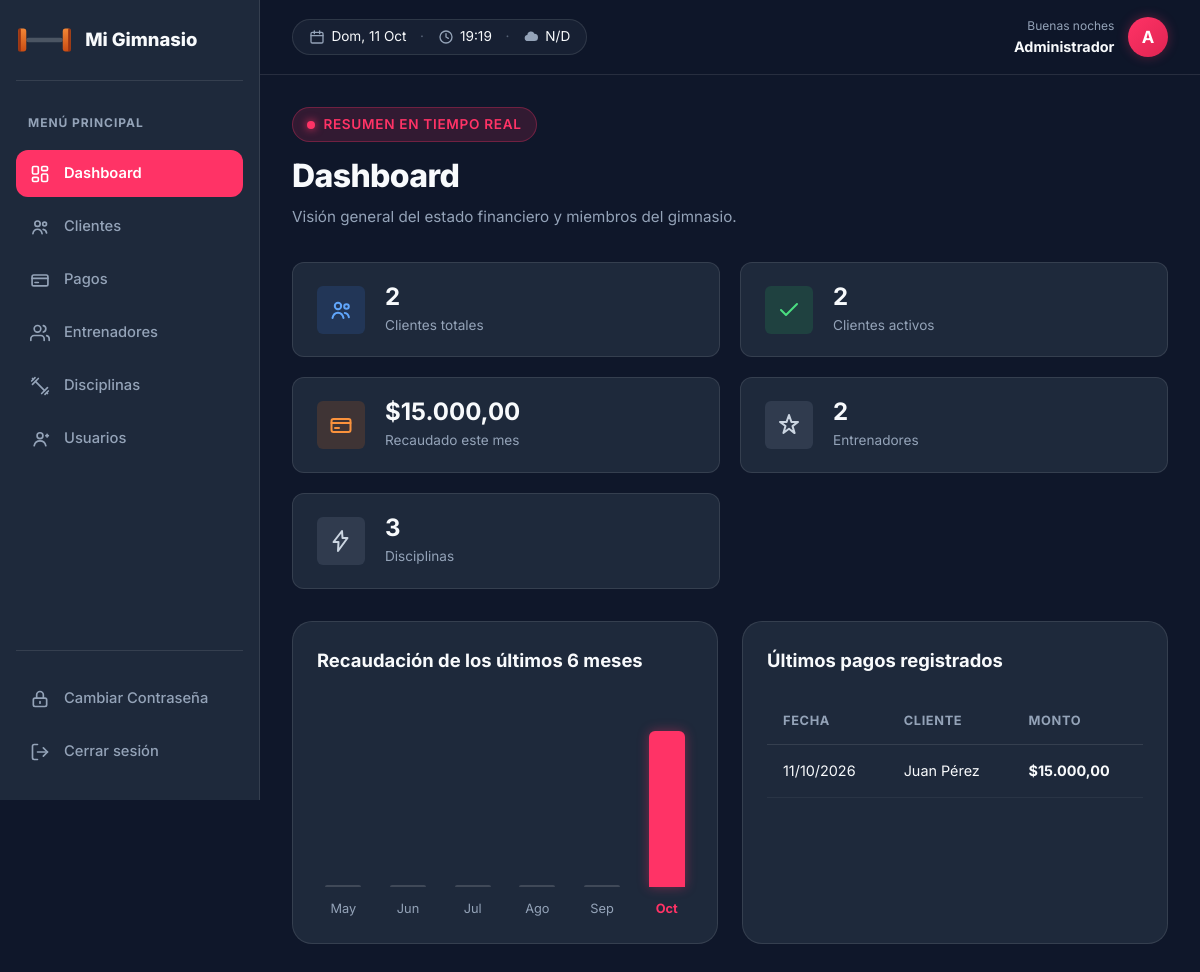
The app's page /panel/dashboard.php (signed in) with its own data.
### tables this page shows
CREATE TABLE historial_de_pagos (
    id_pago INT AUTO_INCREMENT PRIMARY KEY,
    id_cliente INT NOT NULL,
    id_tarifa INT NOT NULL,
    monto DECIMAL(10,2) NOT NULL,
    fecha_pago DATETIME NOT NULL DEFAULT CURRENT_TIMESTAMP,
    CONSTRAINT fk_pago_cliente FOREIGN KEY (id_cliente)
        REFERENCES clientes(id_cliente),
    CONSTRAINT fk_pago_tarifa FOREIGN KEY (id_tarifa)
        REFERENCES tarifas(id_tarifa)
);

CREATE TABLE clientes (
    id_cliente INT AUTO_INCREMENT PRIMARY KEY,
    DNI INT(8) NOT NULL UNIQUE,
    nombre VARCHAR(100) NOT NULL,
    apellido VARCHAR(100) NOT NULL,
    email VARCHAR(100),
    telefono VARCHAR(20),
    id_estado INT NOT NULL,
    CONSTRAINT fk_cliente_estado FOREIGN KEY (id_estado)
        REFERENCES estado_cliente(ID_est_clientes)
);

### panel/dashboard.php (the view, shortened to what this page needs)
<?php
$pdo = conectarDB();
$totalClientes = $pdo->query('SELECT COUNT(*) FROM clientes')->fetchColumn();
$clientesActivos = $pdo->query("
    SELECT COUNT(*) FROM clientes c
    JOIN estado_cliente e ON c.id_estado = e.ID_est_clientes
    WHERE e.Estado = 'Activo'
")->fetchColumn();
$totalEntrenadores = $pdo->query('SELECT COUNT(*) FROM entrenadores')->fetchColumn();
$totalDisciplinas = $pdo->query('SELECT COUNT(*) FROM disciplinas')->fetchColumn();
$recaudadoMes = $pdo->query("
    SELECT COALESCE(SUM(monto), 0) FROM historial_de_pagos
    WHERE MONTH(fecha_pago) = MONTH(CURDATE()) AND YEAR(fecha_pago) = YEAR(CURDATE())
")->fetchColumn();
$ultimosPagos = $pdo->query("
    SELECT hp.fecha_pago, hp.monto, c.nombre, c.apellido, t.nombre AS tarifa
    FROM historial_de_pagos hp
    JOIN clientes c ON hp.id_cliente = c.id_cliente
    JOIN tarifas t ON hp.id_tarifa = t.id_tarifa
    ORDER BY hp.fecha_pago DESC
    LIMIT 4
")->fetchAll();
$mesesAbrev = ['01' => 'Ene', '02' => 'Feb', '03' => 'Mar', '04' => 'Abr', '05' => 'May', '06' => 'Jun',
               '07' => 'Jul', '08' => 'Ago', '09' => 'Sep', '10' => 'Oct', '11' => 'Nov', '12' => 'Dic'];
$recaudacionMensual = [];
for ($i = 5; $i >= 0; $i--) {
    $clave = date('Y-m', strtotime("-$i months"));
    $recaudacionMensual[$clave] = ['etiqueta' => $mesesAbrev[date('m', strtotime("-$i months"))], 'total' => 0.0];
}
$filasRecaudacion = $pdo->query("
    SELECT DATE_FORMAT(fecha_pago, '%Y-%m') AS ym, SUM(monto) AS total
    FROM historial_de_pagos
    WHERE fecha_pago >= DATE_SUB(CURDATE(), INTERVAL 5 MONTH)
    GROUP BY ym
")->fetchAll();
foreach ($filasRecaudacion as $fila) {
    if (isset($recaudacionMensual[$fila['ym']])) {
        $recaudacionMensual[$fila['ym']]['total'] = (float)$fila['total'];
    }
}
$maxRecaudacionMensual = max(1, ...array_column($recaudacionMensual, 'total'));
require __DIR__ . '/includes/layout_inicio.php';
?>
<div class="panel-header">
    <div>
        <div class="eyebrow">
            <span class="punto"></span>
            Resumen en Tiempo Real
        </div>
        <h1 class="titulo-pagina">Dashboard</h1>
        <p class="subt">Visión general del estado financiero y miembros del gimnasio.</p>
    </div>
</div>
<div class="cards-metricas">
    <div class="card-metrica azul">
        <div class="icono-metrica">
            <svg class="icon" viewBox="0 0 24 24"><circle cx="9" cy="8" r="3.2"/><path d="M3.5 20c.7-3.4 3-5.3 5.5-5.3s4.8 1.9 5.5 5.3"/><circle cx="17.5" cy="8.5" r="2.3"/><path d="M15.8 14.9c2 .2 3.6 1.9 4.1 4.3"/></svg>
        </div>
        <div class="info-metrica">
            <div class="valor"><?= (int)$totalClientes ?></div>
            <div class="etiqueta">Clientes totales</div>
        </div>
    </div>
    <div class="card-metrica verde">
        <div class="icono-metrica">
            <svg class="icon" viewBox="0 0 24 24"><path d="M20 6 9 17l-5-5"/></svg>
        </div>
        <div class="info-metrica">
            <div class="valor"><?= (int)$clientesActivos ?></div>
            <div class="etiqueta">Clientes activos</div>
        </div>
    </div>
    <div class="card-metrica naranja">
        <div class="icono-metrica">
            <svg class="icon" viewBox="0 0 24 24"><rect x="2.5" y="6" width="19" height="13" rx="2"/><path d="M2.5 10h19"/><path d="M6 15h4"/></svg>
        </div>
        <div class="info-metrica">
            <div class="valor">$<?= number_format((float)$recaudadoMes, 2, ',', '.') ?></div>
            <div class="etiqueta">Recaudado este mes</div>
        </div>
    </div>
    <div class="card-metrica gris">
        <div class="icono-metrica">
            <svg class="icon" viewBox="0 0 24 24"><path d="M12 2l2.4 6.9H21l-5.5 4.2 2.1 7-5.6-4.3L6.4 20l2.1-7L3 8.9h6.6z"/></svg>
        </div>
        <div class="info-metrica">
            <div class="valor"><?= (int)$totalEntrenadores ?></div>
            <div class="etiqueta">Entrenadores</div>
        </div>
    </div>
    <div class="card-metrica gris">
        <div class="icono-metrica">
            <svg class="icon" viewBox="0 0 24 24"><path d="M13 2 4.5 13h5L9 22l9.5-13h-5z"/></svg>
        </div>
        <div class="info-metrica">
            <div class="valor"><?= (int)$totalDisciplinas ?></div>
            <div class="etiqueta">Disciplinas</div>
        </div>
    </div>
</div>
<div class="fila-dos-columnas">
    <div class="panel-bloque">
        <div class="panel-bloque-cabecera">
            <h2 class="titulo-bloque">Recaudación de los últimos 6 meses</h2>
        </div>
        <div class="grafico-barras">
            <?php $claves = array_keys($recaudacionMensual); $claveActual = end($claves); ?>
            <?php foreach ($recaudacionMensual as $clave => $mes): ?>
                <?php $alturaPct = max(round(($mes['total'] / $maxRecaudacionMensual) * 100), $mes['total'] > 0 ? 4 : 1); ?>
                <?php $esActual = $clave === $claveActual; ?>
                <div class="gb-columna">
                    <div class="gb-barra-wrap">
                        <div class="gb-barra<?= $esActual ? ' gb-actual' : '' ?>" style="height: <?= $alturaPct ?>%"
                             data-valor="$<?= number_format($mes['total'], 0, ',', '.') ?>"></div>
                    </div>
                    <div class="gb-etiqueta<?= $esActual ? ' gb-etiqueta-actual' : '' ?>"><?= htmlspecialchars($mes['etiqueta']) ?></div>
                </div>
            <?php endforeach; ?>
        </div>
    </div>
    <div class="panel-bloque">
        <div class="panel-bloque-cabecera">
            <h2 class="titulo-bloque">Últimos pagos registrados</h2>
        </div>
        <div class="tabla-scroll">
            <table class="tabla">
                <thead>
                    <tr>
                        <th>Fecha</th>
                        <th>Cliente</th>
                        <th>Monto</th>
                    </tr>
                </thead>
                <tbody>
                    <?php if (empty($ultimosPagos)): ?>
                        <tr>
                            <td colspan="3" class="celda-vacia">Todavía no hay pagos registrados.</td>
                        </tr>
                    <?php else: ?>
                        <?php foreach ($ultimosPagos as $p): ?>
                            <tr>
                                <td class="col-fecha"><?= htmlspecialchars(date('d/m/Y', strtotime($p['fecha_pago']))) ?></td>
                                <td class="col-cliente"><?= htmlspecialchars($p['nombre'] . ' ' . $p['apellido']) ?></td>
                                <td class="col-monto">$<?= number_format((float)$p['monto'], 2, ',', '.') ?></td>
                            </tr>
                        <?php endforeach; ?>
                    <?php endif; ?>
                </tbody>
            </table>
        </div>
    </div>
</div>
<?php require __DIR__ . '/includes/layout_fin.php'; ?>

### assets/css/base.css (style rules this page uses)
:root { --color-primary: #ff3366; --color-primary-hover: #e02452; --color-bg-dark: #0f172a; --color-bg-card: #1e293b; --color-bg-light: #f8fafc; --color-text-main: #f8fafc; --color-text-muted: #94a3b8; --color-text-dark: #0f172a; --color-border: rgba(255, 255, 255, 0.1); --color-whatsapp: #25d366; --color-whatsapp-hover: #20ba5a; --font-main: 'Inter', -apple-system, BlinkMacSystemFont, 'Segoe UI', Roboto, sans-serif; --font-display: 'Playfair Display', Georgia, serif; --radius-sm: 6px; --radius-md: 12px; --radius-lg: 20px; --radius-full: 9999px; --shadow-sm: 0 2px 8px rgba(0, 0, 0, 0.15); --shadow-md: 0 8px 24px rgba(0, 0, 0, 0.25); --shadow-glow: 0 0 25px rgba(255, 51, 102, 0.35); --transition-fast: 0.2s ease; --transition-smooth: 0.3s cubic-bezier(0.4, 0, 0.2, 1); }
* { margin: 0; padding: 0; box-sizing: border-box; }
html { scroll-behavior: smooth; }
body { font-family: var(--font-main); background-color: var(--color-bg-dark); color: var(--color-text-main); line-height: 1.6; overflow-x: hidden; }

### assets/css/components.css (style rules this page uses)
.icon { width: 1.25rem; height: 1.25rem; stroke: currentColor; stroke-width: 2; stroke-linecap: round; stroke-linejoin: round; fill: none; display: inline-block; flex-shrink: 0; }
.eyebrow, .eyebrow-claro { display: inline-flex; align-items: center; gap: 0.5rem; padding: 0.35rem 0.9rem; border-radius: var(--radius-full); font-size: 0.85rem; font-weight: 600; text-transform: uppercase; letter-spacing: 0.05em; }
.eyebrow { background-color: rgba(255, 51, 102, 0.15); color: var(--color-primary); border: 1px solid rgba(255, 51, 102, 0.3); }
.punto { width: 8px; height: 8px; background-color: var(--color-primary); border-radius: 50%; display: inline-block; box-shadow: 0 0 8px var(--color-primary); animation: pulso 2s infinite; }

### records on screen
historial_de_pagos: fecha_pago "11/10/2026", id_cliente.apellido "Juan Pérez", monto "15.000,00"

### other values on screen
GYM_NOMBRE "Mi Gimnasio"
$nombreUsuario "Administrador"
$inicial "A"
$totalClientes "2"
$clientesActivos "2"
$recaudadoMes "15.000,00"
$totalEntrenadores "2"
$totalDisciplinas "3"
$mes['etiqueta'] "May"
$mes['etiqueta'] "Jun"
$mes['etiqueta'] "Jul"
$mes['etiqueta'] "Ago"
$mes['etiqueta'] "Sep"
$mes['etiqueta'] "Oct"
